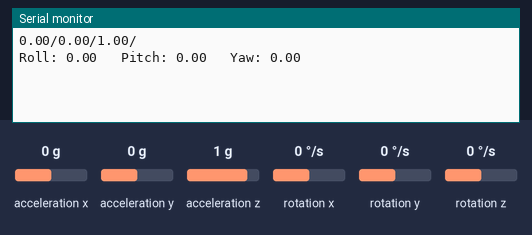
A sketch run on a simulated Arduino Uno, built with avr-gcc and run on an emulated ATmega328P. Parts: the last lines printed to the serial monitor. Wiring (inferred from the names in the program): MPU-6050 motion sensor at I2C address 0x68. The inputs (shaded band) are chosen by the test bench; at power-on: acceleration z 1 g, acceleration x 0 g, acceleration y 0 g, rotation x 0 °/s, rotation y 0 °/s, rotation z 0 °/s.

Above: at 2.8 s.
2.9 s: acceleration z set to 0 g
At 4.5 s:
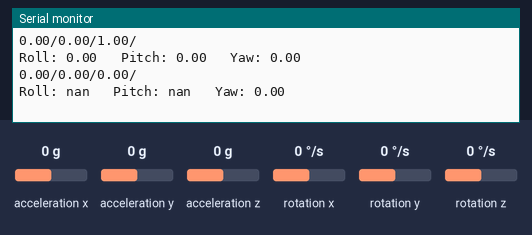
5.9 s: acceleration x set to -1.4 g
At 6.5 s:
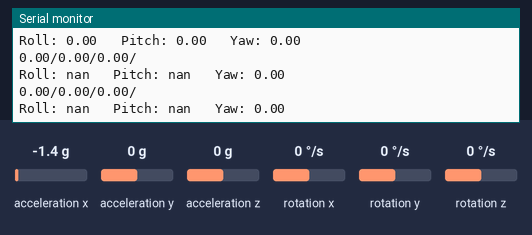
7.4 s: acceleration y set to -1.4 g
At 8.6 s:
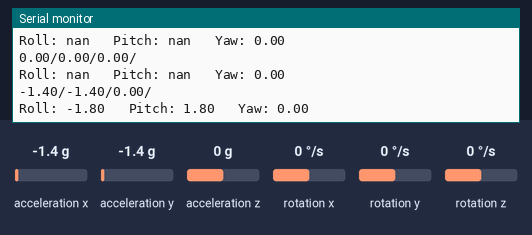
8.9 s: rotation x set to -192 °/s
At 10.2 s:
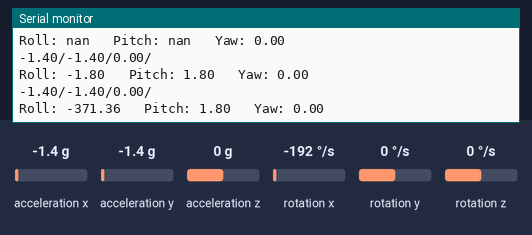
10.4 s: rotation y set to -192 °/s
At 12.5 s:
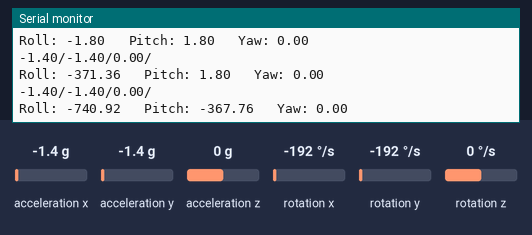
Timing chart, 0 to 12.9 s (numbered marks = the images above; inputs shaded):
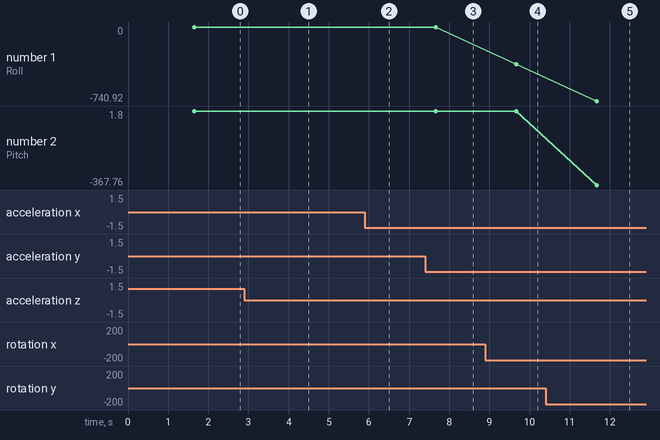

The sketch:

test_IMU_and_filter.ino
```cpp
#include <Wire.h>

const int MPU = 0x68; // MPU6050 I2C address
float AccX, AccY, AccZ;
float GyroX, GyroY, GyroZ;
float accAngleX, accAngleY, gyroAngleX, gyroAngleY, gyroAngleZ;
float gyroAngleX_map, gyroAngleY_map;
float roll, pitch, yaw;
float elapsedTime, currentTime, previousTime;
int c = 0;

// Gyroscope bias estimation variables
const int numSamples = 200;
float gyroBiasX = 0.0, gyroBiasY = 0.0, gyroBiasZ = 0.0;
float accBiasX=0.0, accBiasY=0.0, accBiasZ=0.0;

void setup() {
  Serial.begin(115200);
  Wire.begin();
  Wire.beginTransmission(MPU);
  Wire.write(0x6B);
  Wire.write(0x00);
  Wire.endTransmission(true);

  // Configure Accelerometer Sensitivity - Full Scale Range (default +/- 2g)
  Wire.beginTransmission(MPU);
  Wire.write(0x1C);
  Wire.write(0x10);
  Wire.endTransmission(true);

  // Configure Gyro Sensitivity - Full Scale Range (default +/- 250deg/s)
  Wire.beginTransmission(MPU);
  Wire.write(0x1B);
  Wire.write(0x10);
  Wire.endTransmission(true);
  delay(20);

  // Perform gyro bias estimation
  for (int i = 0; i < numSamples; i++)
  {
    Wire.beginTransmission(MPU);
    Wire.write(0x43);
    Wire.endTransmission(false);
    Wire.requestFrom(MPU, 6, true);
    GyroX = (Wire.read() << 8 | Wire.read()) / 32.8;
    GyroY = (Wire.read() << 8 | Wire.read()) / 32.8;
    GyroZ = (Wire.read() << 8 | Wire.read()) / 32.8;

    gyroBiasX += GyroX;
    gyroBiasY += GyroY;
    gyroBiasZ += GyroZ;

    delay(3); // Add a small delay between samples
  }
  //Perform accelerometer bias estimation
  for (int i = 0; i < numSamples; i++)
   {
    Wire.beginTransmission(MPU);
    Wire.write(0x3B);
    Wire.endTransmission(false);
    Wire.requestFrom(MPU, 6, true);
    AccX = (Wire.read() << 8 | Wire.read())/4096.0;
    AccY = (Wire.read() << 8 | Wire.read())/4096.0;
    AccZ = (Wire.read() << 8 | Wire.read())/4096.0;
    accBiasX += AccX;
    accBiasY += AccY;
    accBiasZ += AccZ;

    delay(3);
   }

  gyroBiasX /= numSamples;
  gyroBiasY /= numSamples;
  gyroBiasZ /= numSamples;
  accBiasX /= numSamples;
  accBiasY /= numSamples;
  accBiasZ /= numSamples;
}

void loop() {

  // Read accelerometer data

  Wire.beginTransmission(MPU);
  Wire.write(0x3B);
  Wire.endTransmission(false);
  Wire.requestFrom(MPU, 6, true);

  AccX = (Wire.read() << 8 | Wire.read())/4096.0;
  AccY = (Wire.read() << 8 | Wire.read())/4096.0;
  AccZ = (Wire.read() << 8 | Wire.read())/4096.0;
  AccX -= accBiasX;
  AccY -= accBiasY;
  AccZ -= accBiasZ-1;
  Serial.print(AccX);
  Serial.print("/");
  Serial.print(AccY);
  Serial.print("/");
  Serial.print(AccZ);
  Serial.println("/");
  // Convert accelerometer values to degrees
  accAngleX = atan(AccY / sqrt(pow(AccX, 2) + pow(AccZ, 2))) * 180.0 / PI;
  accAngleY = atan(-AccX / sqrt(pow(AccY, 2) + pow(AccZ, 2))) * 180.0 / PI;
  /*Serial.print(accAngleX);
  Serial.print("/");
  Serial.println(accAngleY);*/

  // Read gyroscope data
  Wire.beginTransmission(MPU);
  Wire.write(0x43);
  Wire.endTransmission(false);
  Wire.requestFrom(MPU, 6, true);
  GyroX = (Wire.read() << 8 | Wire.read()) / 131.0;
  GyroY = (Wire.read() << 8 | Wire.read()) / 131.0;
  GyroZ = (Wire.read() << 8 | Wire.read()) / 131.0;
/*Serial.print(GyroX);
Serial.print("/");
Serial.print(GyroY);
Serial.print("/");
Serial.print(GyroZ);
Serial.print("/"); */
  // Apply gyro bias compensation
  GyroX -= gyroBiasX;
  GyroY -= gyroBiasY;
  GyroZ -= gyroBiasZ;
/*Serial.print("mit korrigierten Bias:");
Serial.print(GyroX);
Serial.print("/");
Serial.print(GyroY);
Serial.print("/");
Serial.print(GyroZ);*/
  // Update gyro angles
  previousTime = currentTime;
  currentTime = millis();
  elapsedTime = (currentTime - previousTime) / 1000.0;
  gyroAngleX += GyroX * elapsedTime;
  gyroAngleX_map= gyroAngleX*4;
  gyroAngleY += GyroY * elapsedTime;
  gyroAngleY_map=gyroAngleY*4;
  yaw += GyroZ * elapsedTime;

  /*Serial.print("Gyro angle:");
  Serial.print(gyroAngleX_map);
  Serial.print("/");
  Serial.print(gyroAngleY_map);
  Serial.print("/");
  Serial.println(yaw); */

  // Complementary filter - combine accelerometer and gyro angles
  roll = 0.96 * gyroAngleX_map + 0.04 * accAngleX;
  pitch = 0.96 * gyroAngleY_map + 0.04 * accAngleY;

  Serial.print("Roll: ");
  Serial.print(roll);
  Serial.print("   Pitch: ");
  Serial.print(pitch);
  Serial.print("   Yaw: ");
  Serial.println(yaw);

  delay(2000);
}
```

Measured:
- after the input at 2.9 s, the serial monitor: prints a new line after 0.75 s (image 1)
- after the input at 7.4 s, the serial monitor: prints a new line after 0.26 s (image 3)
- after the input at 8.9 s, the serial monitor: prints a new line after 0.76 s (image 4)
- after the input at 10.4 s, the serial monitor: prints a new line after 1.3 s (image 5)
- plotted number 1: 0 → -1.8 after the input at 7.4 s, -1.8 → -371.36 after the input at 8.9 s
- plotted number 2: 0 → 1.8 after the input at 7.4 s, 1.8 → -367.76 after the input at 10.4 s
